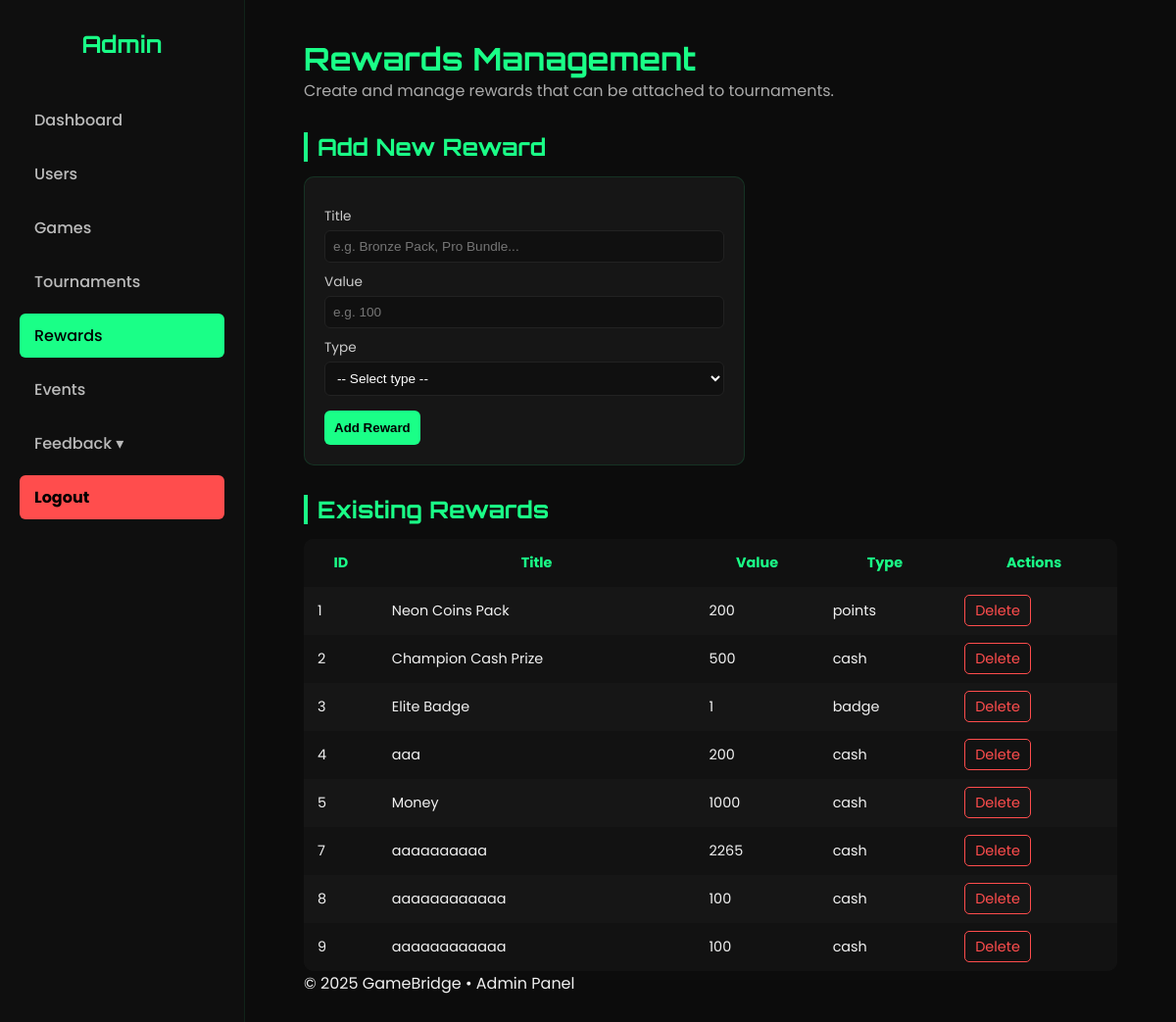
The app's page /final/User_managment/View/BackOffice/adminrewards.php (signed in) with its own data.
### tables this page shows
CREATE TABLE `rewards` (
  `id` int(11) UNSIGNED NOT NULL,
  `title` varchar(100) NOT NULL,
  `value` varchar(50) NOT NULL,
  `type` varchar(50) NOT NULL
);

### final/User_managment/Model/Reward.php (called while the page is built, shortened)
<?php
class Reward
{
    private PDO $pdo;
    public function __construct(PDO $pdo)
    {
        $this->pdo = $pdo;
    }
    public function getAll(): array
    {
        $sql = "SELECT id, title, value, type
                FROM rewards
                ORDER BY id ASC";
        $stmt = $this->pdo->query($sql);
        return $stmt->fetchAll(PDO::FETCH_ASSOC);
    }
}

### final/User_managment/View/BackOffice/adminrewards.php (the view, shortened to what this page needs)
<?php
require_once __DIR__ . '/../../config/db.php';
require_once __DIR__ . '/../../Model/Reward.php';
$rewardModel = new Reward($pdo);
$rewards = $rewardModel->getAll();
?>
<!DOCTYPE html>
<html lang="en">
<head>
  <link rel="stylesheet" href="../../public/css/tournaments.css">
  <link rel="stylesheet" href="../../public/css/admin-rewards.css">
</head>
<body>
  <div class="sidebar">
    <h2>Admin</h2>
    <a href="admin.php" class="nav-link">Dashboard</a>
    <a href="admin.php?section=users" class="nav-link">Users</a>
    <a href="games_dashboard.php" class="nav-link">Games</a>
    <a href="admintour.php" class="nav-link">Tournaments</a>
    <a href="adminrewards.php" class="nav-link active">Rewards</a>
    <a href="event/event.php" class="nav-link">Events</a>
    <a href="#" class="nav-link" id="feedbackToggle">Feedback ▾</a>
    <a href="../FrontOffice/logout.php"
      onclick="return confirm('Are you sure you want to logout?');"
      style="background:#ff4d4d; color:#000; font-weight:700;"
      class="nav-link">
      Logout
    </a>
  </div>
  <div class="main-content">
    <h1>Rewards Management</h1>
    <p class="subtitle">Create and manage rewards that can be attached to tournaments.</p>
    <h2 class="section-title">Add New Reward</h2>
    <form class="add-form" action="adminrewards.php" method="POST">
      <label for="title">Title</label>
      <input type="text" id="title" name="title" placeholder="e.g. Bronze Pack, Pro Bundle..." required>
      <label for="value">Value</label>
      <input type="number" step="0.01" id="value" name="value" placeholder="e.g. 100" required>
      <label for="type">Type</label>
      <select id="type" name="type" required>
        <option value="">-- Select type --</option>
      </select>
      <button type="submit">Add Reward</button>
    </form>
    <h2 class="section-title">Existing Rewards</h2>
    <table>
      <thead>
        <tr>
          <th>ID</th>
          <th>Title</th>
          <th>Value</th>
          <th>Type</th>
          <th>Actions</th>
        </tr>
      </thead>
      <tbody>
        <?php if (!empty($rewards)): ?>
          <?php foreach ($rewards as $r): ?>
            <tr>
              <td><?= (int)$r['id'] ?></td>
              <td><?= htmlspecialchars($r['title']) ?></td>
              <td><?= htmlspecialchars($r['value']) ?></td>
              <td><?= htmlspecialchars($r['type']) ?></td>
              <td>
                <a class="btn-delete"
                   href="adminrewards.php?action=delete&id=<?= (int)$r['id'] ?>"
                   onclick="return confirm('Delete this reward?');">
                  Delete
                </a>
              </td>
            </tr>
          <?php endforeach; ?>
        <?php else: ?>
          <tr><td colspan="5">No rewards found. Add one above.</td></tr>
        <?php endif; ?>
      </tbody>
    </table>
    <footer>© 2025 GameBridge • Admin Panel</footer>
  </div>
</body>
</html>

### final/User_managment/public/css/tournaments.css (style rules this page uses)
:root { --accent: #1AFF87; --bg-dark: #0c0c0c; --bg-card: #161616; --text: #f1f1f1; }
* { margin: 0; padding: 0; box-sizing: border-box; }
body { background: var(--bg-dark); color: var(--text); font-family: 'Poppins', sans-serif; min-height: 100vh; }
.add-form label { display: block; margin-top: 8px; font-size: 0.85rem; color: #ccc; }
.add-form input, .add-form select { width: 100%; margin-top: 4px; padding: 6px 8px; border-radius: 6px; border: 1px solid #333; background: #0c0c0c; color: var(--text); font-size: 0.85rem; }

### final/User_managment/public/css/admin-rewards.css (style rules this page uses)
body { background: #0c0c0c; color: var(--text); font-family: 'Poppins', sans-serif; margin: 0; display: flex; min-height: 100vh; }
.sidebar { width: 250px; background: #0f0f0f; border-right: 1px solid #1aff8715; display: flex; flex-direction: column; padding: 30px 20px; }
.sidebar h2 { font-family: 'Orbitron', sans-serif; color: var(--accent); margin-bottom: 40px; text-align: center; }
.sidebar a { color: #bbb; text-decoration: none; padding: 10px 15px; margin-bottom: 10px; border-radius: 6px; transition: 0.3s; font-weight: 500; }
.sidebar a:hover, .sidebar a.active { background: var(--accent); color: #000; }
.main-content { flex: 1; padding: 40px 60px; }
.main-content h1 { font-family: 'Orbitron', sans-serif; color: var(--accent); }
.subtitle { color: #aaa; margin-bottom: 30px; }
.section-title { font-family: 'Orbitron', sans-serif; color: var(--accent); margin: 30px 0 15px; border-left: 4px solid var(--accent); padding-left: 10px; }
table { width: 100%; border-collapse: collapse; background: var(--bg-card); border-radius: 10px; overflow: hidden; }
th, td { padding: 14px; font-size: 0.9rem; }
th { background: #111; color: var(--accent); }
tr:nth-child(even) { background: #121212; }
.btn-delete { border: 1px solid #ff4d4d; color: #ff4d4d; padding: 5px 10px; border-radius: 5px; text-decoration: none; }
.add-form { background: var(--bg-card); border-radius: 10px; padding: 20px; border: 1px solid #1aff8720; max-width: 450px; }
.add-form label { color: #ccc; display: block; margin-top: 10px; }
.add-form input, .add-form select { width: 100%; padding: 8px; background: #101010; border: 1px solid #222; color: #fff; border-radius: 6px; }
.add-form button { margin-top: 15px; padding: 10px; background: var(--accent); color: #000; border: none; border-radius: 6px; font-weight: 600; cursor: pointer; }

### records on screen
rewards: id "1", title "Neon Coins Pack", value "200", type "points"
rewards: id "2", title "Champion Cash Prize", value "500", type "cash"
rewards: id "3", title "Elite Badge", value "1", type "badge"
rewards: id "4", title "aaa", value "200", type "cash"
rewards: id "5", title "Money", value "1000", type "cash"
rewards: id "7", title "aaaaaaaaaa", value "2265", type "cash"
rewards: id "8", title "aaaaaaaaaaaa", value "100", type "cash"
rewards: id "9", title "aaaaaaaaaaaa", value "100", type "cash"
